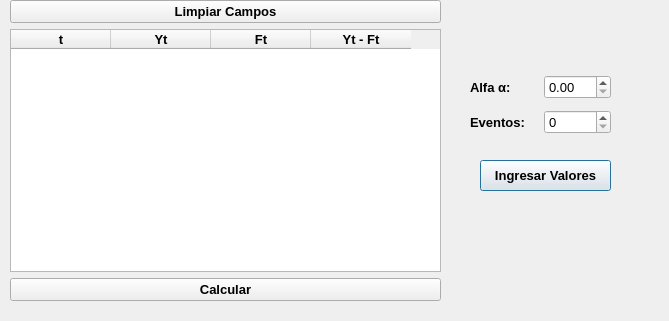
<?xml version="1.0" encoding="UTF-8"?>
<ui version="4.0">
 <class>Dialog</class>
 <widget class="QDialog" name="Dialog">
  <property name="geometry">
   <rect>
    <x>0</x>
    <y>0</y>
    <width>669</width>
    <height>321</height>
   </rect>
  </property>
  <property name="windowTitle">
   <string>Suavizamiento Exponencial</string>
  </property>
  <widget class="QPushButton" name="btnGenerar">
   <property name="geometry">
    <rect>
     <x>480</x>
     <y>160</y>
     <width>131</width>
     <height>31</height>
    </rect>
   </property>
   <property name="font">
    <font>
     <pointsize>10</pointsize>
     <weight>75</weight>
     <bold>true</bold>
    </font>
   </property>
   <property name="text">
    <string>Ingresar Valores</string>
   </property>
  </widget>
  <widget class="QWidget" name="layoutWidget">
   <property name="geometry">
    <rect>
     <x>10</x>
     <y>0</y>
     <width>431</width>
     <height>301</height>
    </rect>
   </property>
   <layout class="QGridLayout" name="gridLayout">
    <item row="0" column="0">
     <widget class="QPushButton" name="btnEliminarFilas">
      <property name="font">
       <font>
        <pointsize>10</pointsize>
        <weight>75</weight>
        <bold>true</bold>
       </font>
      </property>
      <property name="text">
       <string>Limpiar Campos</string>
      </property>
     </widget>
    </item>
    <item row="1" column="0">
     <widget class="QTableWidget" name="tablaSuavizamiento">
      <column>
       <property name="text">
        <string>t</string>
       </property>
       <property name="font">
        <font>
         <pointsize>10</pointsize>
         <weight>75</weight>
         <bold>true</bold>
        </font>
       </property>
      </column>
      <column>
       <property name="text">
        <string>Yt</string>
       </property>
       <property name="font">
        <font>
         <pointsize>10</pointsize>
         <weight>75</weight>
         <bold>true</bold>
        </font>
       </property>
      </column>
      <column>
       <property name="text">
        <string>Ft</string>
       </property>
       <property name="font">
        <font>
         <pointsize>10</pointsize>
         <weight>75</weight>
         <bold>true</bold>
        </font>
       </property>
      </column>
      <column>
       <property name="text">
        <string>Yt - Ft</string>
       </property>
       <property name="font">
        <font>
         <pointsize>10</pointsize>
         <weight>75</weight>
         <bold>true</bold>
        </font>
       </property>
      </column>
     </widget>
    </item>
    <item row="2" column="0">
     <widget class="QPushButton" name="btnCalcular">
      <property name="font">
       <font>
        <pointsize>10</pointsize>
        <weight>75</weight>
        <bold>true</bold>
       </font>
      </property>
      <property name="text">
       <string>Calcular</string>
      </property>
     </widget>
    </item>
   </layout>
  </widget>
  <widget class="QWidget" name="layoutWidget">
   <property name="geometry">
    <rect>
     <x>470</x>
     <y>70</y>
     <width>141</width>
     <height>71</height>
    </rect>
   </property>
   <layout class="QGridLayout" name="gridLayout_2">
    <item row="0" column="0">
     <widget class="QLabel" name="label">
      <property name="font">
       <font>
        <pointsize>10</pointsize>
        <weight>75</weight>
        <bold>true</bold>
       </font>
      </property>
      <property name="text">
       <string>Alfa α:</string>
      </property>
     </widget>
    </item>
    <item row="0" column="1">
     <widget class="QDoubleSpinBox" name="txtAlfa">
      <property name="font">
       <font>
        <pointsize>10</pointsize>
       </font>
      </property>
     </widget>
    </item>
    <item row="1" column="0">
     <widget class="QLabel" name="label_2">
      <property name="font">
       <font>
        <pointsize>10</pointsize>
        <weight>75</weight>
        <bold>true</bold>
       </font>
      </property>
      <property name="text">
       <string>Eventos:</string>
      </property>
     </widget>
    </item>
    <item row="1" column="1">
     <widget class="QSpinBox" name="txtEvento">
      <property name="font">
       <font>
        <pointsize>10</pointsize>
       </font>
      </property>
     </widget>
    </item>
   </layout>
  </widget>
 </widget>
 <tabstops>
  <tabstop>txtAlfa</tabstop>
  <tabstop>txtEvento</tabstop>
  <tabstop>btnGenerar</tabstop>
  <tabstop>btnCalcular</tabstop>
  <tabstop>btnEliminarFilas</tabstop>
  <tabstop>tablaSuavizamiento</tabstop>
 </tabstops>
 <resources/>
 <connections/>
</ui>
